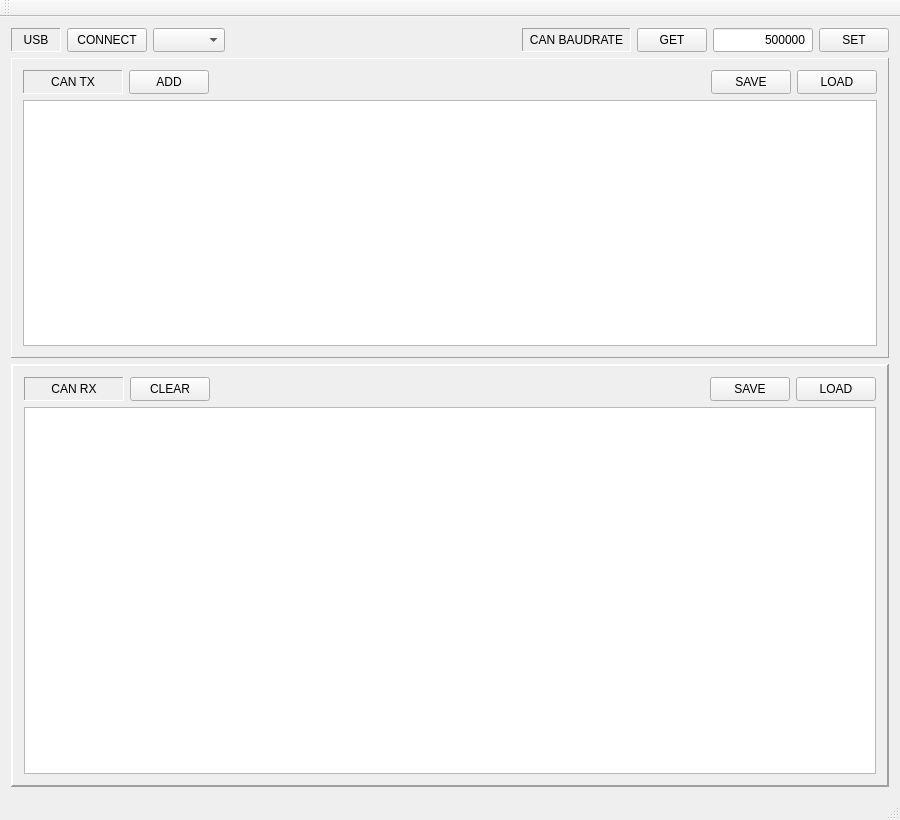
<?xml version="1.0" encoding="UTF-8"?>
<ui version="4.0">
 <class>MainWindow</class>
 <widget class="QMainWindow" name="MainWindow">
  <property name="geometry">
   <rect>
    <x>0</x>
    <y>0</y>
    <width>900</width>
    <height>820</height>
   </rect>
  </property>
  <property name="maximumSize">
   <size>
    <width>1000</width>
    <height>1400</height>
   </size>
  </property>
  <property name="windowTitle">
   <string>USB-CAN Tool</string>
  </property>
  <widget class="QWidget" name="centralWidget">
   <layout class="QVBoxLayout" name="verticalLayout_3">
    <item>
     <layout class="QHBoxLayout" name="horizontalLayout_3">
      <item>
       <layout class="QHBoxLayout" name="horizontalLayout">
        <item>
         <widget class="QLabel" name="label_3">
          <property name="minimumSize">
           <size>
            <width>50</width>
            <height>24</height>
           </size>
          </property>
          <property name="maximumSize">
           <size>
            <width>60</width>
            <height>32</height>
           </size>
          </property>
          <property name="frameShape">
           <enum>QFrame::Panel</enum>
          </property>
          <property name="frameShadow">
           <enum>QFrame::Sunken</enum>
          </property>
          <property name="text">
           <string>USB</string>
          </property>
          <property name="alignment">
           <set>Qt::AlignCenter</set>
          </property>
         </widget>
        </item>
        <item>
         <widget class="QPushButton" name="btnConnect">
          <property name="minimumSize">
           <size>
            <width>60</width>
            <height>24</height>
           </size>
          </property>
          <property name="maximumSize">
           <size>
            <width>140</width>
            <height>32</height>
           </size>
          </property>
          <property name="text">
           <string>CONNECT</string>
          </property>
         </widget>
        </item>
        <item>
         <widget class="QComboBox" name="cbComBaud">
          <property name="minimumSize">
           <size>
            <width>60</width>
            <height>24</height>
           </size>
          </property>
          <property name="maximumSize">
           <size>
            <width>140</width>
            <height>32</height>
           </size>
          </property>
         </widget>
        </item>
       </layout>
      </item>
      <item>
       <spacer name="horizontalSpacer">
        <property name="orientation">
         <enum>Qt::Horizontal</enum>
        </property>
        <property name="sizeHint" stdset="0">
         <size>
          <width>40</width>
          <height>20</height>
         </size>
        </property>
       </spacer>
      </item>
      <item>
       <layout class="QHBoxLayout" name="horizontalLayout_2">
        <item>
         <widget class="QLabel" name="label_2">
          <property name="minimumSize">
           <size>
            <width>100</width>
            <height>24</height>
           </size>
          </property>
          <property name="maximumSize">
           <size>
            <width>140</width>
            <height>32</height>
           </size>
          </property>
          <property name="frameShape">
           <enum>QFrame::Panel</enum>
          </property>
          <property name="frameShadow">
           <enum>QFrame::Sunken</enum>
          </property>
          <property name="text">
           <string>CAN BAUDRATE</string>
          </property>
          <property name="alignment">
           <set>Qt::AlignCenter</set>
          </property>
         </widget>
        </item>
        <item>
         <widget class="QPushButton" name="btnCanGetBaudRate">
          <property name="minimumSize">
           <size>
            <width>50</width>
            <height>24</height>
           </size>
          </property>
          <property name="maximumSize">
           <size>
            <width>70</width>
            <height>32</height>
           </size>
          </property>
          <property name="text">
           <string>GET</string>
          </property>
         </widget>
        </item>
        <item>
         <widget class="QLineEdit" name="leBaudrate">
          <property name="minimumSize">
           <size>
            <width>60</width>
            <height>24</height>
           </size>
          </property>
          <property name="maximumSize">
           <size>
            <width>100</width>
            <height>32</height>
           </size>
          </property>
          <property name="inputMask">
           <string>9999999</string>
          </property>
          <property name="text">
           <string>500000</string>
          </property>
          <property name="alignment">
           <set>Qt::AlignRight|Qt::AlignTrailing|Qt::AlignVCenter</set>
          </property>
         </widget>
        </item>
       </layout>
      </item>
      <item>
       <widget class="QPushButton" name="btnCanBaudRate">
        <property name="minimumSize">
         <size>
          <width>50</width>
          <height>24</height>
         </size>
        </property>
        <property name="maximumSize">
         <size>
          <width>70</width>
          <height>32</height>
         </size>
        </property>
        <property name="text">
         <string>SET</string>
        </property>
       </widget>
      </item>
     </layout>
    </item>
    <item>
     <widget class="QFrame" name="frameTx">
      <property name="minimumSize">
       <size>
        <width>100</width>
        <height>0</height>
       </size>
      </property>
      <property name="maximumSize">
       <size>
        <width>16777215</width>
        <height>300</height>
       </size>
      </property>
      <property name="frameShape">
       <enum>QFrame::Panel</enum>
      </property>
      <property name="frameShadow">
       <enum>QFrame::Raised</enum>
      </property>
      <layout class="QVBoxLayout" name="verticalLayout_2">
       <item>
        <layout class="QHBoxLayout" name="horizontalLayout_4">
         <item>
          <widget class="QLabel" name="label_4">
           <property name="minimumSize">
            <size>
             <width>100</width>
             <height>24</height>
            </size>
           </property>
           <property name="maximumSize">
            <size>
             <width>140</width>
             <height>32</height>
            </size>
           </property>
           <property name="frameShape">
            <enum>QFrame::Panel</enum>
           </property>
           <property name="frameShadow">
            <enum>QFrame::Sunken</enum>
           </property>
           <property name="text">
            <string>CAN TX</string>
           </property>
           <property name="alignment">
            <set>Qt::AlignCenter</set>
           </property>
          </widget>
         </item>
         <item>
          <widget class="QPushButton" name="btnAddTx">
           <property name="minimumSize">
            <size>
             <width>50</width>
             <height>24</height>
            </size>
           </property>
           <property name="maximumSize">
            <size>
             <width>80</width>
             <height>32</height>
            </size>
           </property>
           <property name="sizeIncrement">
            <size>
             <width>0</width>
             <height>0</height>
            </size>
           </property>
           <property name="text">
            <string>ADD</string>
           </property>
          </widget>
         </item>
         <item>
          <spacer name="horizontalSpacer_2">
           <property name="orientation">
            <enum>Qt::Horizontal</enum>
           </property>
           <property name="sizeHint" stdset="0">
            <size>
             <width>40</width>
             <height>20</height>
            </size>
           </property>
          </spacer>
         </item>
         <item>
          <widget class="QPushButton" name="btnSaveTx">
           <property name="minimumSize">
            <size>
             <width>50</width>
             <height>24</height>
            </size>
           </property>
           <property name="maximumSize">
            <size>
             <width>80</width>
             <height>32</height>
            </size>
           </property>
           <property name="sizeIncrement">
            <size>
             <width>0</width>
             <height>0</height>
            </size>
           </property>
           <property name="text">
            <string>SAVE</string>
           </property>
          </widget>
         </item>
         <item>
          <widget class="QPushButton" name="btnLoadTx">
           <property name="minimumSize">
            <size>
             <width>50</width>
             <height>24</height>
            </size>
           </property>
           <property name="maximumSize">
            <size>
             <width>80</width>
             <height>32</height>
            </size>
           </property>
           <property name="sizeIncrement">
            <size>
             <width>0</width>
             <height>0</height>
            </size>
           </property>
           <property name="text">
            <string>LOAD</string>
           </property>
          </widget>
         </item>
        </layout>
       </item>
       <item>
        <widget class="QListWidget" name="listTx"/>
       </item>
      </layout>
     </widget>
    </item>
    <item>
     <widget class="QFrame" name="frameRx">
      <property name="minimumSize">
       <size>
        <width>0</width>
        <height>400</height>
       </size>
      </property>
      <property name="maximumSize">
       <size>
        <width>1000</width>
        <height>900</height>
       </size>
      </property>
      <property name="frameShape">
       <enum>QFrame::Panel</enum>
      </property>
      <property name="frameShadow">
       <enum>QFrame::Raised</enum>
      </property>
      <property name="lineWidth">
       <number>2</number>
      </property>
      <layout class="QVBoxLayout" name="verticalLayout">
       <item>
        <layout class="QHBoxLayout" name="horizontalLayout_5">
         <item>
          <widget class="QLabel" name="label_5">
           <property name="minimumSize">
            <size>
             <width>100</width>
             <height>24</height>
            </size>
           </property>
           <property name="maximumSize">
            <size>
             <width>140</width>
             <height>32</height>
            </size>
           </property>
           <property name="frameShape">
            <enum>QFrame::Panel</enum>
           </property>
           <property name="frameShadow">
            <enum>QFrame::Sunken</enum>
           </property>
           <property name="text">
            <string>CAN RX</string>
           </property>
           <property name="alignment">
            <set>Qt::AlignCenter</set>
           </property>
          </widget>
         </item>
         <item>
          <widget class="QPushButton" name="btnRxClear">
           <property name="minimumSize">
            <size>
             <width>50</width>
             <height>24</height>
            </size>
           </property>
           <property name="maximumSize">
            <size>
             <width>80</width>
             <height>32</height>
            </size>
           </property>
           <property name="sizeIncrement">
            <size>
             <width>0</width>
             <height>0</height>
            </size>
           </property>
           <property name="text">
            <string>CLEAR</string>
           </property>
          </widget>
         </item>
         <item>
          <spacer name="horizontalSpacer_3">
           <property name="orientation">
            <enum>Qt::Horizontal</enum>
           </property>
           <property name="sizeHint" stdset="0">
            <size>
             <width>40</width>
             <height>20</height>
            </size>
           </property>
          </spacer>
         </item>
         <item>
          <widget class="QPushButton" name="btnSaveRx">
           <property name="minimumSize">
            <size>
             <width>50</width>
             <height>24</height>
            </size>
           </property>
           <property name="maximumSize">
            <size>
             <width>80</width>
             <height>32</height>
            </size>
           </property>
           <property name="sizeIncrement">
            <size>
             <width>0</width>
             <height>0</height>
            </size>
           </property>
           <property name="text">
            <string>SAVE</string>
           </property>
          </widget>
         </item>
         <item>
          <widget class="QPushButton" name="btnLoadRx">
           <property name="minimumSize">
            <size>
             <width>50</width>
             <height>24</height>
            </size>
           </property>
           <property name="maximumSize">
            <size>
             <width>80</width>
             <height>32</height>
            </size>
           </property>
           <property name="sizeIncrement">
            <size>
             <width>0</width>
             <height>0</height>
            </size>
           </property>
           <property name="text">
            <string>LOAD</string>
           </property>
          </widget>
         </item>
        </layout>
       </item>
       <item>
        <widget class="QTableWidget" name="twRx">
         <property name="columnCount">
          <number>0</number>
         </property>
         <attribute name="horizontalHeaderDefaultSectionSize">
          <number>60</number>
         </attribute>
         <attribute name="horizontalHeaderMinimumSectionSize">
          <number>20</number>
         </attribute>
         <attribute name="horizontalHeaderStretchLastSection">
          <bool>false</bool>
         </attribute>
        </widget>
       </item>
      </layout>
     </widget>
    </item>
   </layout>
  </widget>
  <widget class="QMenuBar" name="menuBar">
   <property name="geometry">
    <rect>
     <x>0</x>
     <y>0</y>
     <width>900</width>
     <height>26</height>
    </rect>
   </property>
  </widget>
  <widget class="QToolBar" name="mainToolBar">
   <attribute name="toolBarArea">
    <enum>TopToolBarArea</enum>
   </attribute>
   <attribute name="toolBarBreak">
    <bool>false</bool>
   </attribute>
  </widget>
  <widget class="QStatusBar" name="statusBar"/>
 </widget>
 <layoutdefault spacing="6" margin="11"/>
 <resources/>
 <connections/>
</ui>
